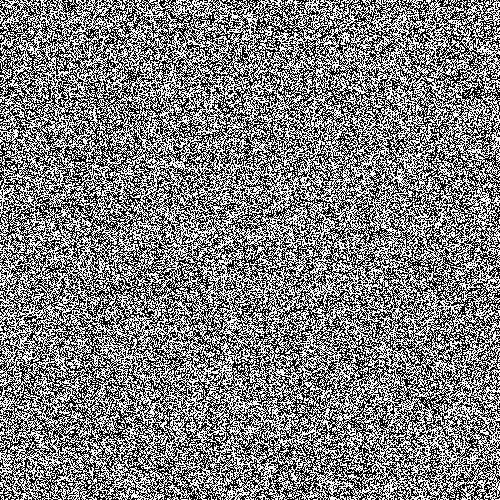
#> input picture forensics/random-images/image1.png, 500 x 500 px
$ python solve.py
#> lines starting #> are read from the running program, lines starting #| are printed output that depends on the picture; after the words box and inside, x2 and y2 are one past the last pixel; in counts of white or black regions, pixels touching at a corner belong together
from PIL import Image
import numpy as np

# Load the two images
img1 = Image.open("image1.png").convert("RGB")
#> img1: PIL image 500x500 RGB; 49.9% white in thin lines or dots
img2 = Image.open("image2.png").convert("RGB")
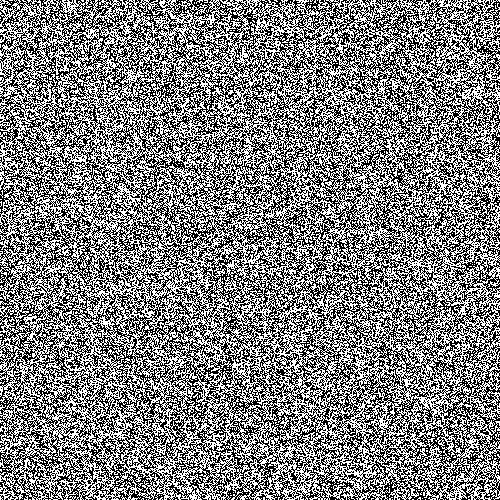
#> input picture forensics/random-images/image2.png, 500 x 500 px
#> img2: PIL image 500x500 RGB; 50.2% white; black in thin lines or dots

# Convert images to numpy arrays
arr1 = np.array(img1)
arr2 = np.array(img2)

# Ensure dimensions match
assert arr1.shape == arr2.shape

# XOR the arrays
xor_result = np.bitwise_xor(arr1, arr2)
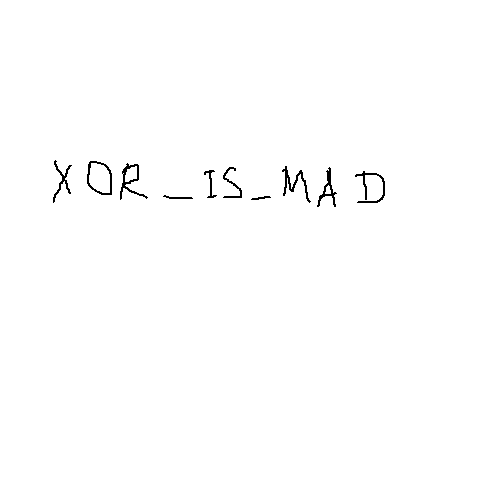
#> xor_result: shape (500, 500, 3); 99.4% white; black in thin lines or dots, all inside (x1, y1, x2, y2) = (53, 160, 385, 207)

# Convert result back to image
result_img = Image.fromarray(xor_result)

# Save and show the result
result_img.save("xor_output.png")
result_img.show()
